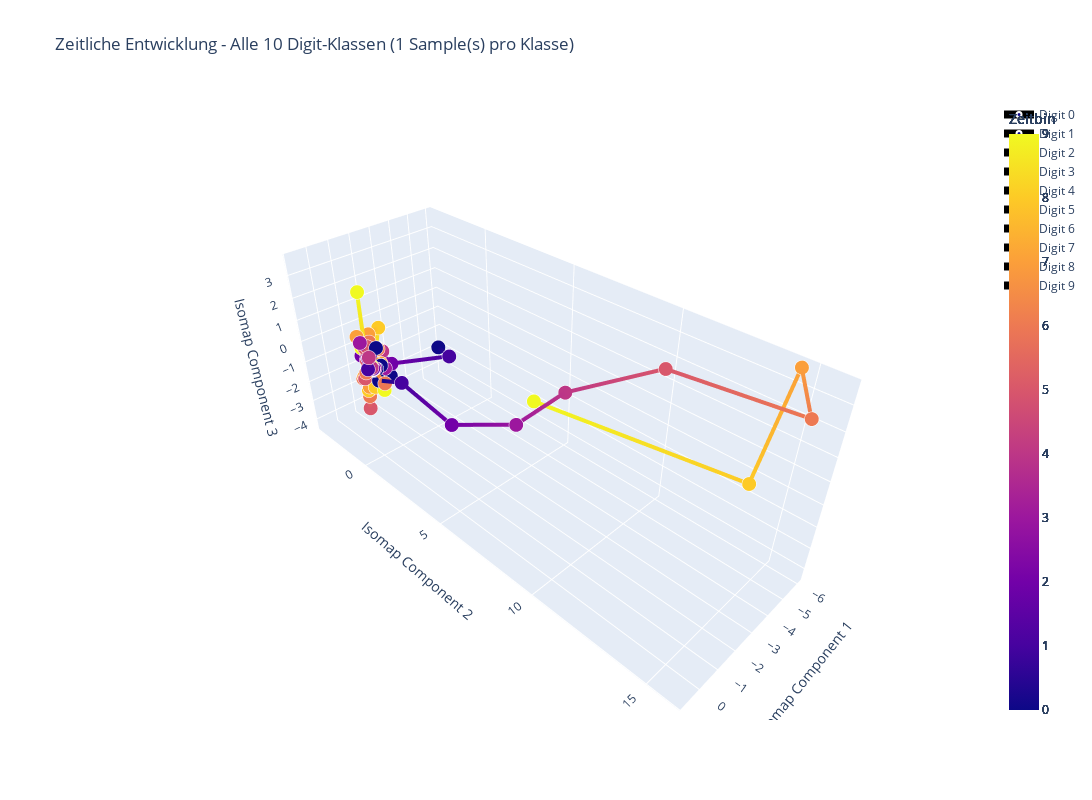

This figure's notebook cell:
### Code cell
# Korrigierte Version: Samples von allen 10 Digit-Klassen (0-9)
def create_balanced_time_evolution_plot(n_samples_per_digit=1):
    """
    Erstellt eine 3D-Visualisierung mit Samples von allen 10 Digit-Klassen
    n_samples_per_digit: Anzahl Samples pro Digit-Klasse (0-9)
    """
    # Alle Labels sammeln um die Indizes zu finden
    all_labels = []
    for i in range(len(dataset)):
        _, label = dataset[i]
        all_labels.append(label)
    
    # Indizes für jede Digit-Klasse finden
    digit_indices = {digit: [] for digit in range(10)}
    for i, label in enumerate(all_labels):
        digit_indices[label].append(i)
    
    print(f"Verfügbare Samples pro Digit-Klasse:")
    for digit in range(10):
        print(f"  Digit {digit}: {len(digit_indices[digit])} Samples")
    
    # Samples von jeder Klasse sammeln
    selected_samples = []
    selected_labels = []
    
    for digit in range(10):
        # Zufällige Samples aus dieser Klasse wählen
        available_indices = digit_indices[digit]
        n_available = len(available_indices)
        n_to_select = min(n_samples_per_digit, n_available)
        
        if n_to_select > 0:
            # Zufällige Auswahl
            import random
            selected_indices = random.sample(available_indices, n_to_select)
            
            for idx in selected_indices:
                events, label = dataset[idx]
                sample_frames = trans(events)
                timebins_flattened = sample_frames.reshape(sample_frames.shape[0], -1)
                selected_samples.append(timebins_flattened)
                selected_labels.append(label)
    
    print(f"Gesamt ausgewählte Samples: {len(selected_samples)}")
    print(f"Verteilung: {[selected_labels.count(i) for i in range(10)]}")
    
    # Alle Zeitbins zusammenfassen
    X_all_timebins = np.vstack(selected_samples)
    
    # Isomap anwenden
    isomap_3d = Isomap(n_components=3, n_neighbors=min(10, len(selected_samples)*10-1))
    X_isomap_3d = isomap_3d.fit_transform(X_all_timebins)
    
    # Plot erstellen
    fig = go.Figure()
    
    # Für jedes Sample eine Linie zeichnen
    for i in range(len(selected_samples)):
        start_idx = i * 10
        end_idx = (i + 1) * 10
        sample_coords = X_isomap_3d[start_idx:end_idx]
        
        # Linie mit zeitlicher Farbkodierung
        fig.add_trace(go.Scatter3d(
            x=sample_coords[:, 0],
            y=sample_coords[:, 1], 
            z=sample_coords[:, 2],
            mode='lines+markers',
            line=dict(
                color=list(range(10)),
                colorscale='plasma',
                width=8,
                colorbar=dict(title="Zeitbin", x=1.02)
            ),
            marker=dict(
                size=5,
                color=list(range(10)),
                colorscale='plasma',
                line=dict(width=2, color='white')
            ),
            name=f'Digit {selected_labels[i]}',
            showlegend=True,
            hovertemplate=f'Digit: {selected_labels[i]}<br>Zeitbin: %{{marker.color}}<br>X: %{{x:.2f}}<br>Y: %{{y:.2f}}<br>Z: %{{z:.2f}}<extra></extra>'
        ))
    
    fig.update_layout(
        title=f'Zeitliche Entwicklung - Alle 10 Digit-Klassen ({n_samples_per_digit} Sample(s) pro Klasse)',
        scene=dict(
            xaxis_title='Isomap Component 1',
            yaxis_title='Isomap Component 2',
            zaxis_title='Isomap Component 3',
            camera=dict(eye=dict(x=1.5, y=1.5, z=1.5))
        ),
        width=1200,
        height=800
    )
    
    return fig

# Test: 1 Sample pro Digit-Klasse (10 Samples total)
print("🎯 Erstelle Visualisierung mit 1 Sample pro Digit-Klasse...")
fig_balanced_1 = create_balanced_time_evolution_plot(1)
fig_balanced_1.show()

### Figure 1 — Plotly figure (JSON) as saved in the notebook; plotly's stock layout.template omitted (floating-point values rounded to 4 significant figures)
{"data": [{"hovertemplate": "Digit: 0<br>Zeitbin: %{marker.color}<br>X: %{x:.2f}<br>Y: %{y:.2f}<br>Z: %{z:.2f}<extra></extra>", "line": {"color": [0, 1, 2, 3, 4, 5, 6, 7, 8, 9], "colorbar": {"title": {"text": "Zeitbin"}, "x": 1.02}, "colorscale": [[0, "#0d0887"], [0.1111, "#46039f"], [0.2222, "#7201a8"], [0.3333, "#9c179e"], [0.4444, "#bd3786"], [0.5556, "#d8576b"], [0.6667, "#ed7953"], [0.7778, "#fb9f3a"], [0.8889, "#fdca26"], [1, "#f0f921"]], "width": 8}, "marker": {"color": [0, 1, 2, 3, 4, 5, 6, 7, 8, 9], "colorscale": [[0, "#0d0887"], [0.1111, "#46039f"], [0.2222, "#7201a8"], [0.3333, "#9c179e"], [0.4444, "#bd3786"], [0.5556, "#d8576b"], [0.6667, "#ed7953"], [0.7778, "#fb9f3a"], [0.8889, "#fdca26"], [1, "#f0f921"]], "line": {"color": "white", "width": 2}, "size": 5}, "mode": "lines+markers", "name": "Digit 0", "showlegend": true, "type": "scatter3d", "x": [0.02094, 0.2837, 0.06044, 0.02231, -0.04267, 0.03862, -0.2538, 0.07516, -0.01908, -0.5055], "y": [-0.02759, 0.1354, -0.1102, -0.2269, 0.03014, -0.2763, -0.4013, -0.7205, -0.3683, -1.165], "z": [-0.1514, -0.004444, 0.289, 0.2855, -0.2732, 0.143, 0.7903, 1.036, -0.2443, 2.626]}, {"hovertemplate": "Digit: 1<br>Zeitbin: %{marker.color}<br>X: %{x:.2f}<br>Y: %{y:.2f}<br>Z: %{z:.2f}<extra></extra>", "line": {"color": [0, 1, 2, 3, 4, 5, 6, 7, 8, 9], "colorbar": {"title": {"text": "Zeitbin"}, "x": 1.02}, "colorscale": [[0, "#0d0887"], [0.1111, "#46039f"], [0.2222, "#7201a8"], [0.3333, "#9c179e"], [0.4444, "#bd3786"], [0.5556, "#d8576b"], [0.6667, "#ed7953"], [0.7778, "#fb9f3a"], [0.8889, "#fdca26"], [1, "#f0f921"]], "width": 8}, "marker": {"color": [0, 1, 2, 3, 4, 5, 6, 7, 8, 9], "colorscale": [[0, "#0d0887"], [0.1111, "#46039f"], [0.2222, "#7201a8"], [0.3333, "#9c179e"], [0.4444, "#bd3786"], [0.5556, "#d8576b"], [0.6667, "#ed7953"], [0.7778, "#fb9f3a"], [0.8889, "#fdca26"], [1, "#f0f921"]], "line": {"color": "white", "width": 2}, "size": 5}, "mode": "lines+markers", "name": "Digit 1", "showlegend": true, "type": "scatter3d", "x": [0.04712, 0.1553, 0.8093, -0.01994, -1.646, -3.737, -4.839, -6.048, -4.536, -2.409], "y": [0.4403, 2.194, 5.926, 8.244, 8.875, 11.22, 15.68, 14.54, 14.38, 6.684], "z": [-0.5016, 0.2529, 0.5643, 1.345, 2.129, 3.151, 2.921, 3.652, -0.1845, 0.343]}, {"hovertemplate": "Digit: 2<br>Zeitbin: %{marker.color}<br>X: %{x:.2f}<br>Y: %{y:.2f}<br>Z: %{z:.2f}<extra></extra>", "line": {"color": [0, 1, 2, 3, 4, 5, 6, 7, 8, 9], "colorbar": {"title": {"text": "Zeitbin"}, "x": 1.02}, "colorscale": [[0, "#0d0887"], [0.1111, "#46039f"], [0.2222, "#7201a8"], [0.3333, "#9c179e"], [0.4444, "#bd3786"], [0.5556, "#d8576b"], [0.6667, "#ed7953"], [0.7778, "#fb9f3a"], [0.8889, "#fdca26"], [1, "#f0f921"]], "width": 8}, "marker": {"color": [0, 1, 2, 3, 4, 5, 6, 7, 8, 9], "colorscale": [[0, "#0d0887"], [0.1111, "#46039f"], [0.2222, "#7201a8"], [0.3333, "#9c179e"], [0.4444, "#bd3786"], [0.5556, "#d8576b"], [0.6667, "#ed7953"], [0.7778, "#fb9f3a"], [0.8889, "#fdca26"], [1, "#f0f921"]], "line": {"color": "white", "width": 2}, "size": 5}, "mode": "lines+markers", "name": "Digit 2", "showlegend": true, "type": "scatter3d", "x": [-1.618, -1.71, -0.7538, -0.4615, -0.04949, 0.009117, 0.3006, 0.3472, 0.0819, 0.07115], "y": [2.293, 2.812, 0.2442, -0.1935, 0.0442, -0.1792, -0.007085, -0.1289, 0.204, 0.184], "z": [1.108, 0.8838, -0.1469, 0.5241, -0.2286, 0.004969, -0.2146, -0.4429, -0.04919, -0.06708]}, {"hovertemplate": "Digit: 3<br>Zeitbin: %{marker.color}<br>X: %{x:.2f}<br>Y: %{y:.2f}<br>Z: %{z:.2f}<extra></extra>", "line": {"color": [0, 1, 2, 3, 4, 5, 6, 7, 8, 9], "colorbar": {"title": {"text": "Zeitbin"}, "x": 1.02}, "colorscale": [[0, "#0d0887"], [0.1111, "#46039f"], [0.2222, "#7201a8"], [0.3333, "#9c179e"], [0.4444, "#bd3786"], [0.5556, "#d8576b"], [0.6667, "#ed7953"], [0.7778, "#fb9f3a"], [0.8889, "#fdca26"], [1, "#f0f921"]], "width": 8}, "marker": {"color": [0, 1, 2, 3, 4, 5, 6, 7, 8, 9], "colorscale": [[0, "#0d0887"], [0.1111, "#46039f"], [0.2222, "#7201a8"], [0.3333, "#9c179e"], [0.4444, "#bd3786"], [0.5556, "#d8576b"], [0.6667, "#ed7953"], [0.7778, "#fb9f3a"], [0.8889, "#fdca26"], [1, "#f0f921"]], "line": {"color": "white", "width": 2}, "size": 5}, "mode": "lines+markers", "name": "Digit 3", "showlegend": true, "type": "scatter3d", "x": [-0.05256, 0.01391, -0.03467, 0.007309, 0.00573, -0.05672, -0.06547, -0.08124, -0.1361, -0.06682], "y": [0.2108, 0.1458, 0.07769, 0.1215, 0.09659, -0.04127, -0.4166, -0.4138, -0.1598, -0.05319], "z": [-0.1069, -0.2722, -0.2651, -0.132, -0.1976, -0.1603, -0.2903, 0.3456, -0.5196, -0.2216]}, {"hovertemplate": "Digit: 4<br>Zeitbin: %{marker.color}<br>X: %{x:.2f}<br>Y: %{y:.2f}<br>Z: %{z:.2f}<extra></extra>", "line": {"color": [0, 1, 2, 3, 4, 5, 6, 7, 8, 9], "colorbar": {"title": {"text": "Zeitbin"}, "x": 1.02}, "colorscale": [[0, "#0d0887"], [0.1111, "#46039f"], [0.2222, "#7201a8"], [0.3333, "#9c179e"], [0.4444, "#bd3786"], [0.5556, "#d8576b"], [0.6667, "#ed7953"], [0.7778, "#fb9f3a"], [0.8889, "#fdca26"], [1, "#f0f921"]], "width": 8}, "marker": {"color": [0, 1, 2, 3, 4, 5, 6, 7, 8, 9], "colorscale": [[0, "#0d0887"], [0.1111, "#46039f"], [0.2222, "#7201a8"], [0.3333, "#9c179e"], [0.4444, "#bd3786"], [0.5556, "#d8576b"], [0.6667, "#ed7953"], [0.7778, "#fb9f3a"], [0.8889, "#fdca26"], [1, "#f0f921"]], "line": {"color": "white", "width": 2}, "size": 5}, "mode": "lines+markers", "name": "Digit 4", "showlegend": true, "type": "scatter3d", "x": [-0.2542, -0.05327, -0.1185, -0.05724, -0.1311, 0.3925, 0.1579, -0.1939, -0.4318, -0.3009], "y": [0.2445, -0.2895, -0.4297, -0.04855, -0.5054, -0.001314, -0.5459, -0.5319, -0.6952, 0.2015], "z": [-0.01782, -0.3427, -0.4989, -0.3022, -0.471, -0.4432, -0.8025, -0.7721, -1.555, -1.226]}, {"hovertemplate": "Digit: 5<br>Zeitbin: %{marker.color}<br>X: %{x:.2f}<br>Y: %{y:.2f}<br>Z: %{z:.2f}<extra></extra>", "line": {"color": [0, 1, 2, 3, 4, 5, 6, 7, 8, 9], "colorbar": {"title": {"text": "Zeitbin"}, "x": 1.02}, "colorscale": [[0, "#0d0887"], [0.1111, "#46039f"], [0.2222, "#7201a8"], [0.3333, "#9c179e"], [0.4444, "#bd3786"], [0.5556, "#d8576b"], [0.6667, "#ed7953"], [0.7778, "#fb9f3a"], [0.8889, "#fdca26"], [1, "#f0f921"]], "width": 8}, "marker": {"color": [0, 1, 2, 3, 4, 5, 6, 7, 8, 9], "colorscale": [[0, "#0d0887"], [0.1111, "#46039f"], [0.2222, "#7201a8"], [0.3333, "#9c179e"], [0.4444, "#bd3786"], [0.5556, "#d8576b"], [0.6667, "#ed7953"], [0.7778, "#fb9f3a"], [0.8889, "#fdca26"], [1, "#f0f921"]], "line": {"color": "white", "width": 2}, "size": 5}, "mode": "lines+markers", "name": "Digit 5", "showlegend": true, "type": "scatter3d", "x": [-0.7313, -0.3512, -0.8057, -0.4753, -0.5326, -0.1379, -0.3039, -0.2934, -0.06766, -0.05967], "y": [0.1163, -0.8207, -0.06958, 0.1683, 0.03991, -0.5254, -0.1647, 0.1968, -0.1858, -0.02514], "z": [-0.7757, 0.4953, -0.5817, -0.272, 0.4435, -0.5162, -0.05083, 0.04671, -0.3022, -0.2902]}, {"hovertemplate": "Digit: 6<br>Zeitbin: %{marker.color}<br>X: %{x:.2f}<br>Y: %{y:.2f}<br>Z: %{z:.2f}<extra></extra>", "line": {"color": [0, 1, 2, 3, 4, 5, 6, 7, 8, 9], "colorbar": {"title": {"text": "Zeitbin"}, "x": 1.02}, "colorscale": [[0, "#0d0887"], [0.1111, "#46039f"], [0.2222, "#7201a8"], [0.3333, "#9c179e"], [0.4444, "#bd3786"], [0.5556, "#d8576b"], [0.6667, "#ed7953"], [0.7778, "#fb9f3a"], [0.8889, "#fdca26"], [1, "#f0f921"]], "width": 8}, "marker": {"color": [0, 1, 2, 3, 4, 5, 6, 7, 8, 9], "colorscale": [[0, "#0d0887"], [0.1111, "#46039f"], [0.2222, "#7201a8"], [0.3333, "#9c179e"], [0.4444, "#bd3786"], [0.5556, "#d8576b"], [0.6667, "#ed7953"], [0.7778, "#fb9f3a"], [0.8889, "#fdca26"], [1, "#f0f921"]], "line": {"color": "white", "width": 2}, "size": 5}, "mode": "lines+markers", "name": "Digit 6", "showlegend": true, "type": "scatter3d", "x": [-0.2508, 0.06028, 0.08405, 0.02051, 0.129, -0.04867, 0.01918, 0.01356, 0.02644, 0.02607], "y": [0.06314, 0.1667, 0.2029, 0.2181, 0.06314, -0.07228, 0.8087, 0.07745, 0.1079, 0.07436], "z": [0.7187, -0.08565, -0.04565, -0.03835, 0.4392, -0.1751, -0.4773, -0.1237, -0.1456, -0.1163]}, {"hovertemplate": "Digit: 7<br>Zeitbin: %{marker.color}<br>X: %{x:.2f}<br>Y: %{y:.2f}<br>Z: %{z:.2f}<extra></extra>", "line": {"color": [0, 1, 2, 3, 4, 5, 6, 7, 8, 9], "colorbar": {"title": {"text": "Zeitbin"}, "x": 1.02}, "colorscale": [[0, "#0d0887"], [0.1111, "#46039f"], [0.2222, "#7201a8"], [0.3333, "#9c179e"], [0.4444, "#bd3786"], [0.5556, "#d8576b"], [0.6667, "#ed7953"], [0.7778, "#fb9f3a"], [0.8889, "#fdca26"], [1, "#f0f921"]], "width": 8}, "marker": {"color": [0, 1, 2, 3, 4, 5, 6, 7, 8, 9], "colorscale": [[0, "#0d0887"], [0.1111, "#46039f"], [0.2222, "#7201a8"], [0.3333, "#9c179e"], [0.4444, "#bd3786"], [0.5556, "#d8576b"], [0.6667, "#ed7953"], [0.7778, "#fb9f3a"], [0.8889, "#fdca26"], [1, "#f0f921"]], "line": {"color": "white", "width": 2}, "size": 5}, "mode": "lines+markers", "name": "Digit 7", "showlegend": true, "type": "scatter3d", "x": [0.02359, 0.07115, 0.08779, 0.04626, 0.1444, -0.02593, -0.414, -0.4923, -1.13, -0.9816], "y": [0.1587, 0.184, 0.2019, -0.2222, 0.1902, -0.4239, -0.07225, -0.7701, -0.9864, -1.219], "z": [-0.1476, -0.06708, -0.02711, -0.1108, 0.02628, 0.6276, 0.5499, 0.9105, 0.8693, -0.482]}, {"hovertemplate": "Digit: 8<br>Zeitbin: %{marker.color}<br>X: %{x:.2f}<br>Y: %{y:.2f}<br>Z: %{z:.2f}<extra></extra>", "line": {"color": [0, 1, 2, 3, 4, 5, 6, 7, 8, 9], "colorbar": {"title": {"text": "Zeitbin"}, "x": 1.02}, "colorscale": [[0, "#0d0887"], [0.1111, "#46039f"], [0.2222, "#7201a8"], [0.3333, "#9c179e"], [0.4444, "#bd3786"], [0.5556, "#d8576b"], [0.6667, "#ed7953"], [0.7778, "#fb9f3a"], [0.8889, "#fdca26"], [1, "#f0f921"]], "width": 8}, "marker": {"color": [0, 1, 2, 3, 4, 5, 6, 7, 8, 9], "colorscale": [[0, "#0d0887"], [0.1111, "#46039f"], [0.2222, "#7201a8"], [0.3333, "#9c179e"], [0.4444, "#bd3786"], [0.5556, "#d8576b"], [0.6667, "#ed7953"], [0.7778, "#fb9f3a"], [0.8889, "#fdca26"], [1, "#f0f921"]], "line": {"color": "white", "width": 2}, "size": 5}, "mode": "lines+markers", "name": "Digit 8", "showlegend": true, "type": "scatter3d", "x": [-1.02, -0.6886, -0.2878, -0.6727, -0.7048, -1.442, -0.7458, -0.3474, -0.4286, -0.05922], "y": [-1.345, -1.749, -0.6682, -1.675, -1.685, -3.057, -1.762, -0.999, -1.246, -0.7052], "z": [-0.3091, -0.2693, -0.4324, -1.732, -2.252, -4.324, -2.688, -1.654, -1.988, 0.481]}, {"hovertemplate": "Digit: 9<br>Zeitbin: %{marker.color}<br>X: %{x:.2f}<br>Y: %{y:.2f}<br>Z: %{z:.2f}<extra></extra>", "line": {"color": [0, 1, 2, 3, 4, 5, 6, 7, 8, 9], "colorbar": {"title": {"text": "Zeitbin"}, "x": 1.02}, "colorscale": [[0, "#0d0887"], [0.1111, "#46039f"], [0.2222, "#7201a8"], [0.3333, "#9c179e"], [0.4444, "#bd3786"], [0.5556, "#d8576b"], [0.6667, "#ed7953"], [0.7778, "#fb9f3a"], [0.8889, "#fdca26"], [1, "#f0f921"]], "width": 8}, "marker": {"color": [0, 1, 2, 3, 4, 5, 6, 7, 8, 9], "colorscale": [[0, "#0d0887"], [0.1111, "#46039f"], [0.2222, "#7201a8"], [0.3333, "#9c179e"], [0.4444, "#bd3786"], [0.5556, "#d8576b"], [0.6667, "#ed7953"], [0.7778, "#fb9f3a"], [0.8889, "#fdca26"], [1, "#f0f921"]], "line": {"color": "white", "width": 2}, "size": 5}, "mode": "lines+markers", "name": "Digit 9", "showlegend": true, "type": "scatter3d", "x": [-0.3443, -0.2461, 0.04409, 0.08903, -0.07279, -0.1104, -0.07527, 0.05928, -0.02975, 0.1106], "y": [-0.9219, -0.581, -0.614, -0.5123, -0.02077, -0.3407, 0.03895, 0.132, -0.1021, 0.123], "z": [0.6224, 0.5506, 0.2052, 0.8505, -0.3356, 0.6548, -0.26, -0.1246, -0.08713, 0.08019]}], "layout": {"height": 800, "scene": {"camera": {"eye": {"x": 1.5, "y": 1.5, "z": 1.5}}, "xaxis": {"title": {"text": "Isomap Component 1"}}, "yaxis": {"title": {"text": "Isomap Component 2"}}, "zaxis": {"title": {"text": "Isomap Component 3"}}}, "title": {"text": "Zeitliche Entwicklung - Alle 10 Digit-Klassen (1 Sample(s) pro Klasse)"}, "width": 1200}}
